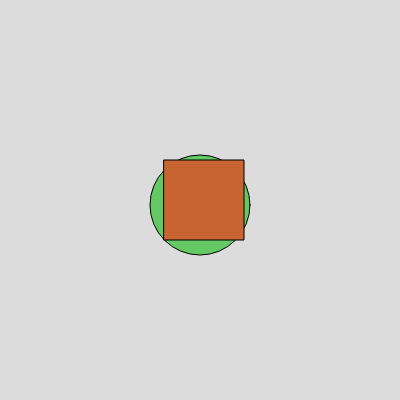
Frame 1 (no input)
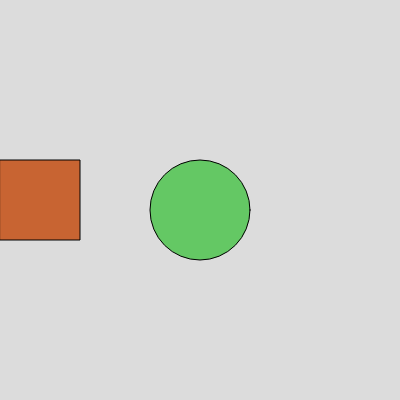
Frame 60 (no input)
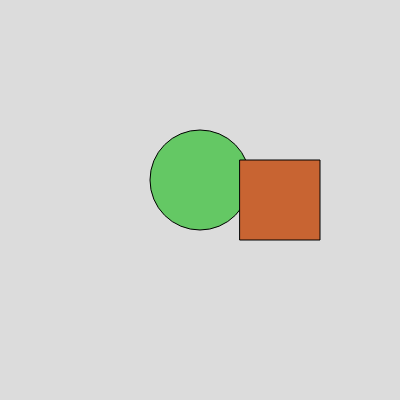
Frame 120 (the mouse pressed at the canvas centre since frame 60)

The p5.js sketch that drew these frames (run headless with seeded random() and noise() and a simulated clock; from frame 60 on, the mouse is pressed at the canvas centre):

// p5.js sketch
// ── sketch.js
/// <reference path="./libraries/p5.global-mode.d.ts" />

/**
 * All code in this file is written by Thomas Kwashnak
 */

var y, dy = 5;
var ellipseWidth = 50;

var x, dx = 4;
var rectWidth = 40;

function setup() {
  createCanvas(400, 400);
  rectMode(CENTER);
  ellipseMode(CENTER);
  y = height/2;
  x = width/2;
}

function draw() {
  //Order of drawing
  background(220);
  fill(100,200,100);
  drawEllipse();
  fill(200,100,50);
  drawRectangle();
}

/**
 * Updates and draws the ellipse
 */
function drawEllipse() {

  
  if(y < ellipseWidth) {
    //If ellipse hits the top
    dy = 5;
  } else if(y > height - ellipseWidth) {
    //If ellipse hits the bottom
    dy = -5;
  }
  
  //Move ellipse
  y += dy;

  //Draw Ellipse
  ellipse(width/2,y,2*ellipseWidth);
}

/**
 * Updates and draws the rectangle
 */
function drawRectangle() {
  if(x >= width) {
    //If x reaches end of screen, set it to 0
    x = 0;
  }
  //Increase x position
  x += dx;

  //Draw base rectangle
  rect(x,height/2,rectWidth * 2,rectWidth * 2)

  //If the x position is towards the end, draw a "new" rectangle entering the scene
  if(x > width - rectWidth) {
    rect(x - width,height/2,rectWidth * 2, rectWidth * 2);
  }

  //If the x position is at the very beginning, draw an "old" rectangle leaving the scene
  if(x < rectWidth) {
    rect(x + width,height / 2,rectWidth * 2, rectWidth * 2);
  }
}
